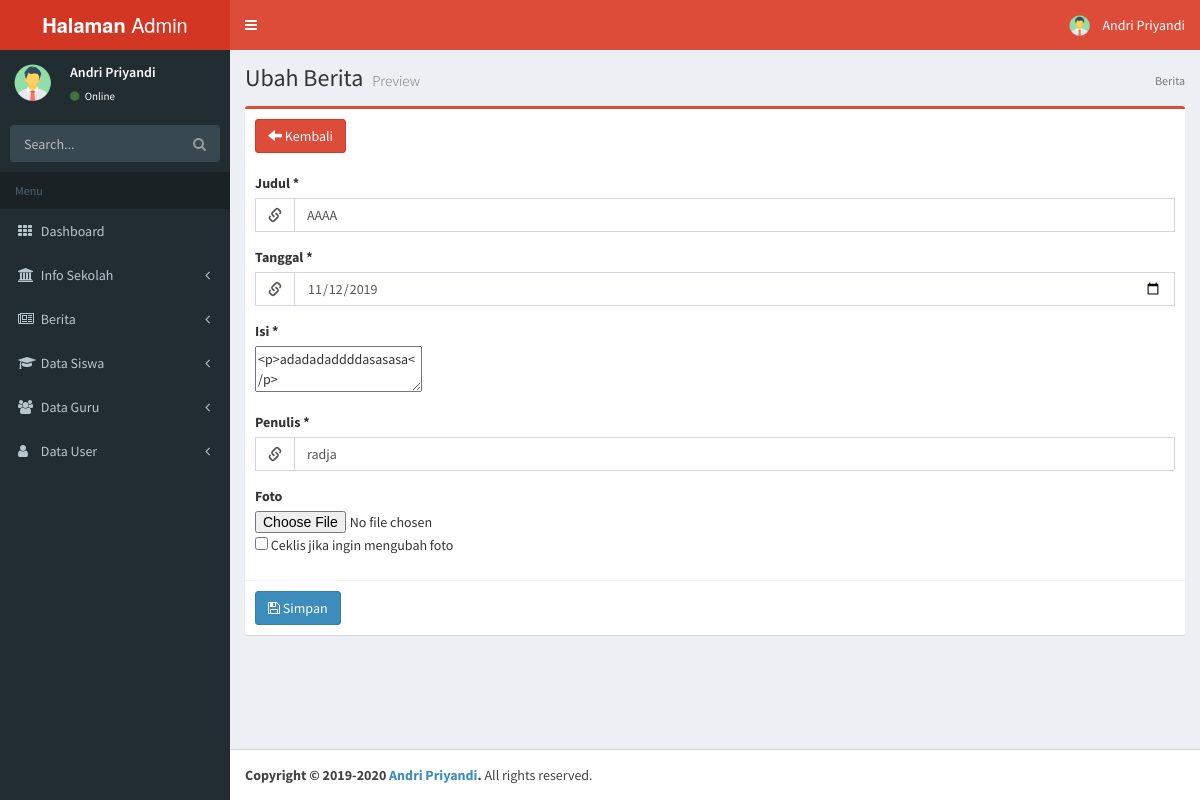
The app's page /dashboard/admin/fu_berita.php?id=4 (signed in) with its own data.
### tables this page shows
CREATE TABLE `user` (
  `id` int(11) NOT NULL,
  `nama` varchar(100) NOT NULL,
  `username` varchar(100) NOT NULL,
  `password` varchar(100) NOT NULL,
  `level` varchar(100) NOT NULL,
  `foto` varchar(255) NOT NULL
);

CREATE TABLE `berita` (
  `id` int(11) NOT NULL,
  `judul` varchar(255) NOT NULL,
  `tanggal` date NOT NULL,
  `isi` text NOT NULL,
  `penulis` varchar(255) NOT NULL,
  `foto` varchar(255) NOT NULL
);

### dashboard/admin/fu_berita.php (the view, shortened to what this page needs)
<?php include "_partials/meta.php"; ?>
<?php include "_partials/head.php"; ?>
<?php include "_partials/sidebar.php";?>
<?php
    include "../conf/koneksi.php";
    $id = $_GET['id'];
    $query = "SELECT * FROM berita WHERE id ='".$id."' ";
    $sql = mysqli_query($koneksi, $query);
    $data = mysqli_fetch_array($sql);
?>
    <div class="wrapper">
      <div class="content-wrapper">
        <section class="content-header">
          <h1>Ubah Berita <small>Preview</small></h1>
          <ol class="breadcrumb">
            <li class="active">Berita</li>
          </ol>
        </section>
        <section class="content">
          <div class="row">
            <div class="col-md-12">
              <div class="box box-danger">
                <div class="box-header">
                  <h3 class="box-title"><a href="berita.php" class="btn btn-danger"><i class="glyphicon glyphicon-arrow-left"></i> Kembali</a></h3>
                </div>
                <form role="form" action="proses/pu_berita.php?id= <?php echo $data['id'] ?>" method="post" enctype="multipart/form-data">
                  <div class="box-body">
                    <div class="form-group">
                      <label>Judul *</label>
                      <div class="input-group">
                      <div class="input-group-addon">
                        <i class="glyphicon glyphicon-link"></i>
                      </div>
                      <input type="text" class="form-control" name="judul" value="<?php echo $data['judul']; ?>">
                    </div>
                    </div>
                    <div class="form-group">
                      <label>Tanggal *</label>
                      <div class="input-group">
                      <div class="input-group-addon">
                        <i class="glyphicon glyphicon-link"></i>
                      </div>
                      <input type="date" name="tanggal" class="form-control" value="<?php echo $data['tanggal']; ?>">
                    </div>
                    </div>
                    <div class="form-group">
                      <label>Isi *</label>
                      <div class="input">
                      <textarea class="tinymce" name="isi"><?php echo $data['isi']; ?></textarea>
                    </div>
                    </div>
                    <div class="form-group">
                      <label>Penulis *</label>
                      <div class="input-group">
                      <div class="input-group-addon">
                        <i class="glyphicon glyphicon-link"></i>
                      </div>
                      <input type="text" name="penulis" class="form-control" value="<?php echo $data['penulis']; ?>">
                    </div>
                    </div>
                    <div class="form-group">
                      <label>Foto</label>
                      <input type="file" name="foto">
                      <input type="checkbox" name="ubah_foto" value="true"> Ceklis jika ingin mengubah foto<br>
                    </div>
                  </div>
                  <div class="box-footer">
                    <button type="submit" class="btn btn-primary" value="simpan"><i class="fa fa-save"></i> Simpan</button>
                  </div>
                </form>
              </div>
            </div>
        </section>
      </div>
      <?php include "_partials/footer.php"; ?>
    </div>
  </body>
</html>

### dashboard/admin/_partials/head.php (shortened to what this page needs)
<header class="main-header">
  <a href="#" class="logo">
    <span class="logo-lg"><b>Halaman</b> Admin</span>
  </a>
  <nav class="navbar navbar-static-top" role="navigation">
    <a href="#" class="sidebar-toggle" data-toggle="offcanvas" role="button">
    </a>
    <div class="navbar-custom-menu">
      <ul class="nav navbar-nav">
        <li class="dropdown user user-menu">
          <a href="#" class="dropdown-toggle" data-toggle="dropdown">
            <img src="proses/images/<?= $data['foto']; ?>" class="user-image" alt="User Image"/>
            <span class="hidden-xs"><?php echo $data['nama']; ?></span>
          </a>
        </li>
      </ul>
    </div>
  </nav>
</header>

### dashboard/admin/_partials/sidebar.php (shortened to what this page needs)
<aside class="main-sidebar">
  <section class="sidebar">
    <div class="user-panel">
      <div class="pull-left image">
        <img src="proses/images/<?= $data['foto']; ?>" class="img-circle" alt="User Image" />
      </div>
      <div class="pull-left info">
        <p><?php echo $data['nama']; ?></p>
        <a href="#"><i class="fa fa-circle text-success"></i> Online</a>
      </div>
    </div>
          <form action="#" method="get" class="sidebar-form">
            <div class="input-group">
              <input type="text" name="q" class="form-control" placeholder="Search..."/>
              <span class="input-group-btn">
                <button type='submit' name='search' id='search-btn' class="btn btn-flat"><i class="fa fa-search"></i></button>
              </span>
            </div>
          </form>
    <ul class="sidebar-menu">
      <li class="header">Menu</li>
      <li class=" <?php if($page == 'Home'){ echo 'active'; } ?>">
        <a href="index.php">
          <i class="fa fa-th"></i> <span>Dashboard</span>
        </a>
      </li>
      <li class="<?php if($page == 'EditHome' || $page == 'EditSP' || $page == 'EditPS' || $page == 'EditAbout' || $page == 'Kontak' ){ echo 'active'; } ?>">
        <a href="#">
          <i class="fa fa-university"></i>
          <span>Info Sekolah</span>
          <i class="fa fa-angle-left pull-right"></i>
        </a>
      </li>
      <li class="<?php if($page == 'Berita' || $page == 'TampilanBerita' ){ echo 'active'; } ?>">
        <a href="#">
          <i class="fa fa-newspaper-o"></i> <span>Berita</span>
          <i class="fa fa-angle-left pull-right"></i>
        </a>
      </li>
      <li class=" <?php if($page == 'TambahSiswa' || $page == 'ListSiswa' ){ echo 'active'; } ?>">
        <a href="#">
          <i class="fa fa-mortar-board"></i>
          <span>Data Siswa</span>
          <i class="fa fa-angle-left pull-right"></i>
        </a>
      </li>
      <li class="<?php if($page == 'TambahGuru' || $page == 'ListGuru' ){ echo 'active'; } ?>">
        <a href="#">
          <i class="fa fa-group"></i> <span>Data Guru</span>
          <i class="fa fa-angle-left pull-right"></i>
        </a>
      </li>
      <li class="<?php if($page == 'TambahUser' || $page == 'ListUser' ){ echo 'active'; } ?>">
        <a href="#">
          <i class="fa fa-user"></i> <span>Data User</span>
          <i class="fa fa-angle-left pull-right"></i>
        </a>
      </li>
  </section>
</aside>

### records on screen
user: foto (picture), nama "Andri Priyandi"
berita: judul "AAAA", tanggal "11/12/2019", isi "<p>adadadaddddasasasa</p>", penulis "radja"
